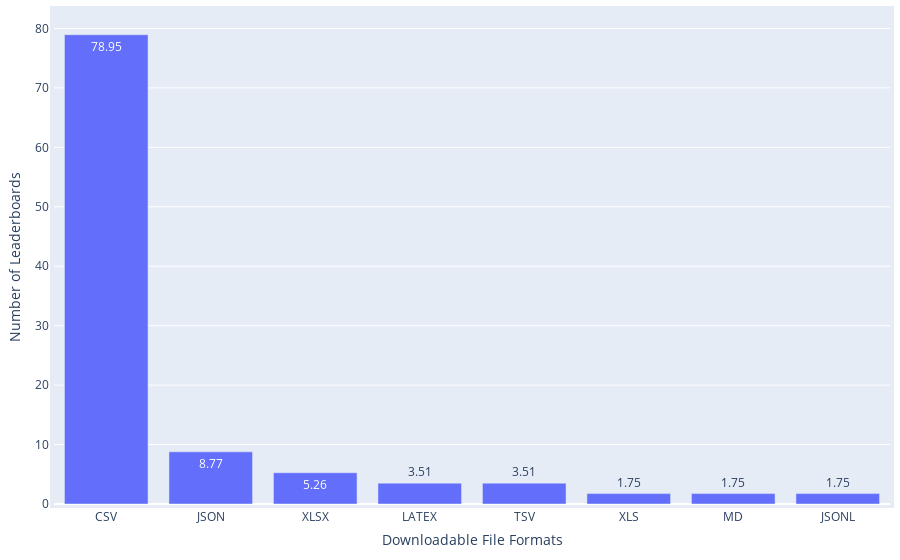

Notebook cell for this chart:
### Code cell
df = pd.read_csv(path_meta / 'leaderboard_processed.csv')
df['Downloadable file formats (non-pwc)'] = df['Downloadable file formats (non-pwc)'].apply(ast.literal_eval)
print(f"{round(len(df[df['Downloadable file formats (non-pwc)'].map(len) > 0])/len(df)*100,2)}% ({len(df[df['Downloadable file formats (non-pwc)'].map(len) > 0])} out of {len(df)}) leaderboards provide downloadable files of the leaderboards.")

df = df[df['Downloadable file formats (non-pwc)'].map(len) > 0]
df_split = df.explode('Downloadable file formats (non-pwc)')['Downloadable file formats (non-pwc)'].value_counts().reset_index(name='Frequency')
print(f"{df_split['Downloadable file formats (non-pwc)'].iloc[0]} is the most popular storage format of leaderboards, accounting for {round(df_split['Frequency'].iloc[0]/len(df)*100,2)}% ({df_split['Frequency'].iloc[0]} out of {len(df)}) downloadable leaderboards.")
df_split['Weight'] = 1

statistics = {
    'Distribution': 'Leaderboards across Downloadable File Formats',
    'Mean': np.mean(df_split['Frequency']),
    'Median': np.median(df_split['Frequency']),
    'IQR': df_split['Frequency'].quantile(0.75) - df_split['Frequency'].quantile(0.25),
    'Gini Coefficient': ineqpy.inequality.gini(data=df_split, income='Frequency', weights='Weight'),
}
if os.path.exists(path_meta / 'leaderboard_statistics.csv'):
    df_statistics = pd.read_csv(path_meta / 'leaderboard_statistics.csv')
else:
    df_statistics = pd.DataFrame()
df_statistics = pd.concat([df_statistics, pd.DataFrame([statistics])], ignore_index=True)
df_statistics.drop_duplicates(subset=['Distribution'], keep='last', inplace=True)
df_statistics.sort_values(by='Distribution', inplace=True)
df_statistics.to_csv(path_meta / 'leaderboard_statistics.csv', index=False)

df_split['Ratio'] = round(df_split['Frequency'] / len(df) * 100, 2)

fig = px.bar(
    x=df_split['Downloadable file formats (non-pwc)'],
    y=df_split['Ratio'],
    text_auto=True,
    labels={'x': 'Downloadable File Formats', 'y': 'Number of Leaderboards'},
)
# Update the layout for a tighter look
fig.update_layout(
    autosize=True,
    margin=dict(
        l=10,  # Left margin
        r=10,  # Right margin
        b=10,  # Bottom margin
        t=10,  # Top margin
        pad=4  # Padding between the plot and the margin
    )
)
fig.show()

### Figure 1 — Plotly figure (JSON) as saved in the notebook; plotly's stock layout.template omitted (floating-point values rounded to 4 significant figures)
{"data": [{"alignmentgroup": "True", "hovertemplate": "Downloadable File Formats=%{x}<br>Number of Leaderboards=%{y}<extra></extra>", "legendgroup": "", "marker": {"color": "#636efa", "pattern": {"shape": ""}}, "name": "", "offsetgroup": "", "orientation": "v", "showlegend": false, "textposition": "auto", "texttemplate": "%{y}", "type": "bar", "x": ["CSV", "JSON", "XLSX", "LATEX", "TSV", "XLS", "MD", "JSONL"], "xaxis": "x", "y": [78.95, 8.77, 5.26, 3.51, 3.51, 1.75, 1.75, 1.75], "yaxis": "y"}], "layout": {"autosize": true, "barmode": "relative", "legend": {"tracegroupgap": 0}, "margin": {"b": 10, "l": 10, "pad": 4, "r": 10, "t": 10}, "xaxis": {"anchor": "y", "domain": [0, 1], "title": {"text": "Downloadable File Formats"}}, "yaxis": {"anchor": "x", "domain": [0, 1], "title": {"text": "Number of Leaderboards"}}}}
